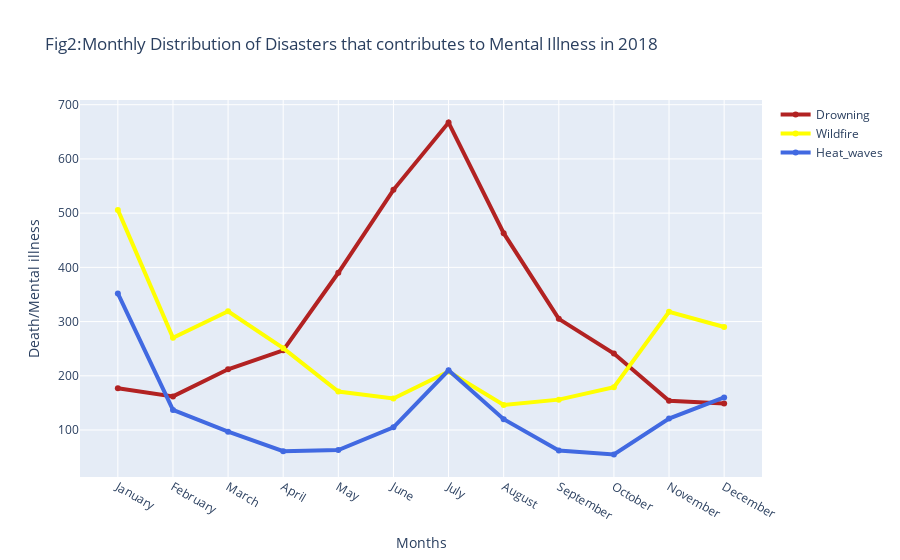

The notebook cell this image was saved under:
### Code cell
fig = go.Figure()
fig.add_trace(go.Scatter(x= new_table['Month'], y = new_table['Drowning'], name = 'Drowning ', line=dict(color='firebrick',width=4)))
fig.add_trace(go.Scatter(x= new_table['Month'], y = new_table['Wildfire'], name = 'Wildfire ', line=dict(color='yellow',width=4)))
fig.add_trace(go.Scatter(x= new_table['Month'], y = new_table['Heat_wave'], name = 'Heat_waves', line=dict(color='royalblue',width=4)))
fig.update_layout(title='Fig2:Monthly Distribution of Disasters that contributes to Mental Illness in 2018',xaxis_title ='Months', yaxis_title='Death/Mental illness')
fig.show()

### Figure 1 — Plotly figure (JSON) as saved in the notebook; plotly's stock layout.template omitted (floating-point values rounded to 4 significant figures)
{"data": [{"line": {"color": "firebrick", "width": 4}, "name": "Drowning ", "type": "scatter", "x": ["January", "February", "March", "April", "May", "June", "July", "August", "September", "October", "November", "December"], "y": ["177", "162", "212", "247", "390", "543", "667", "463", "305", "241", "154", "149"]}, {"line": {"color": "yellow", "width": 4}, "name": "Wildfire ", "type": "scatter", "x": ["January", "February", "March", "April", "May", "June", "July", "August", "September", "October", "November", "December"], "y": ["506", "270", "319", "251", "171", "158", "208", "146", "156", "179", "318", "290"]}, {"line": {"color": "royalblue", "width": 4}, "name": "Heat_waves", "type": "scatter", "x": ["January", "February", "March", "April", "May", "June", "July", "August", "September", "October", "November", "December"], "y": ["352", "137", "97", "61", "63", "105", "210", "120", "62", "55", "121", "160"]}], "layout": {"title": {"text": "Fig2:Monthly Distribution of Disasters that contributes to Mental Illness in 2018"}, "xaxis": {"title": {"text": "Months"}}, "yaxis": {"title": {"text": "Death/Mental illness"}}}}
